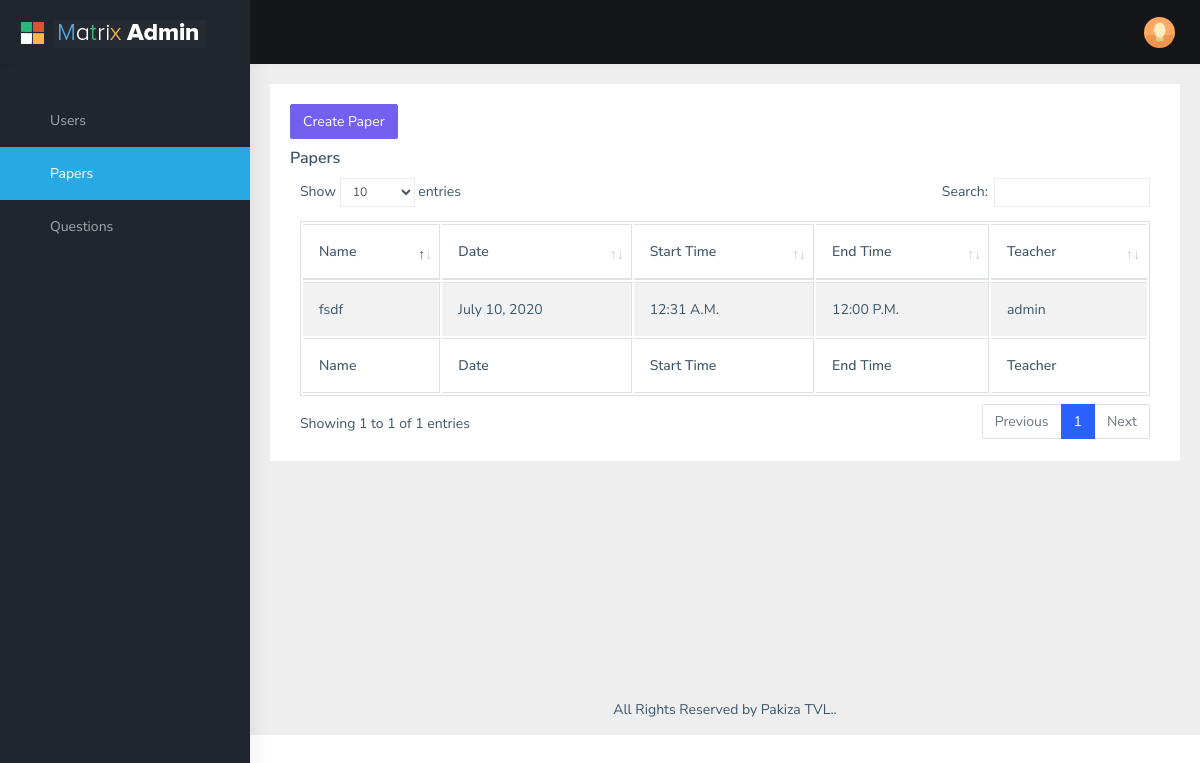
The app's page /papers (signed in) with its own data.
### paper/models.py (models this page shows)
class Paper(models.Model):
    paper_id = models.BigAutoField(primary_key=True)
    paper_name = models.CharField(max_length=500, null=False, blank=False)
    date = models.DateField(null=False, blank=False)
    start_time = models.CharField(max_length=50, null=False, blank=False)
    end_time = models.CharField(max_length=50, null=False, blank=False)
    teacher = models.ForeignKey(Profile, on_delete=models.CASCADE)
    created_at = models.DateTimeField(auto_now_add=True)
    updated_at = models.DateTimeField(auto_now=True)

### paper/views.py (the view)
# urls.py: path('papers', views.papers, name='papers'),
def papers(request):
    user_role = get_user_role(request)
    papers = list(Paper.objects.all().values('teacher__user__username', 'paper_name', 'start_time', 'end_time', 'date'))
    print(papers)
    return render(request, 'papers_tables.html', {'papers': papers, 'user_role': user_role})

### paper/views.py (called while the page is built)
def get_user_role(request):
    user = request.session['user']
    profile = list(Profile.objects.filter(user__username=user).values())[0]
    return profile.get('role')

### templates/papers_tables.html (shortened to what this page needs)
{% extends "base.html" %}
{% load static %}
{% block content %}
<div class="container-fluid">
<div class="row">
<div class="col-12">
    <div class="card">
        <div class="card-body">
            {% if user_role == 'SuperUser' %}
            <a href="{% url 'createpaper' %}" style="margin-bottom:10px; color:white" class="btn btn-primary">Create Paper</a>
            {% endif %}
            <h5 class="card-title">Papers</h5>
            <div class="table-responsive">
                <table id="zero_config" class="table table-striped table-bordered">
                    <thead>
                        <tr>
                            <th>Name</th>
                            <th>Date</th>
                            <th>Start Time</th>
                            <th>End Time</th>
                            <th>Teacher</th>
                        </tr>
                    </thead>
                    <tbody>
                        {% for item in papers %}
                        <tr>
                            <td>{{item.paper_name}}</td>
                            <td>{{item.date}}</td>
                            <td>{{item.start_time}}</td>
                            <td>{{item.end_time}}</td>
                            <td>{{item.teacher__user__username}}</td>
                        </tr>
                        {% endfor %}
                    </tbody>
                    <tfoot>
                        <tr>
                            <th>Name</th>
                            <th>Date</th>
                            <th>Start Time</th>
                            <th>End Time</th>
                             <th>Teacher</th>
                        </tr>
                    </tfoot>
                </table>
            </div>
        </div>
    </div>
</div>
</div>
</div>
{% endblock %}

### records on screen
Paper: paper_name "fsdf", date "July 10, 2020", start_time "12:31 A.M.", end_time "12:00 P.M.", teacher__user__username "admin"
